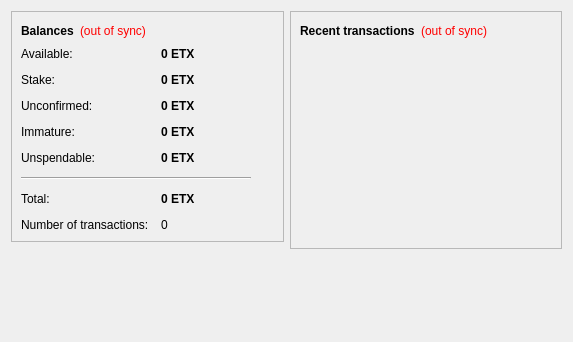
<?xml version="1.0" encoding="UTF-8"?>
<ui version="4.0">
 <class>OverviewPage</class>
 <widget class="QWidget" name="OverviewPage">
  <property name="geometry">
   <rect>
    <x>0</x>
    <y>0</y>
    <width>573</width>
    <height>342</height>
   </rect>
  </property>
  <property name="windowTitle">
   <string>Form</string>
  </property>
  <layout class="QHBoxLayout" name="horizontalLayout" stretch="1,1">
   <item>
    <layout class="QVBoxLayout" name="verticalLayout_2">
     <item>
      <widget class="QFrame" name="frame">
       <property name="frameShape">
        <enum>QFrame::StyledPanel</enum>
       </property>
       <property name="frameShadow">
        <enum>QFrame::Raised</enum>
       </property>
       <layout class="QVBoxLayout" name="verticalLayout_4">
        <item>
         <layout class="QHBoxLayout" name="horizontalLayout_4">
          <item>
           <widget class="QLabel" name="label_5">
            <property name="font">
             <font>
              <weight>75</weight>
              <bold>true</bold>
             </font>
            </property>
            <property name="text">
             <string>Balances</string>
            </property>
           </widget>
          </item>
          <item>
           <widget class="QLabel" name="labelWalletStatus">
            <property name="toolTip">
             <string>The displayed information may be out of date. Your wallet automatically synchronizes with the ETXCOIN network after a connection is established, but this process has not completed yet.</string>
            </property>
            <property name="styleSheet">
             <string notr="true">QLabel { color: red; }</string>
            </property>
            <property name="text">
             <string notr="true">(out of sync)</string>
            </property>
            <property name="alignment">
             <set>Qt::AlignLeading|Qt::AlignLeft|Qt::AlignVCenter</set>
            </property>
           </widget>
          </item>
          <item>
           <spacer name="horizontalSpacer_2">
            <property name="orientation">
             <enum>Qt::Horizontal</enum>
            </property>
            <property name="sizeHint" stdset="0">
             <size>
              <width>40</width>
              <height>20</height>
             </size>
            </property>
           </spacer>
          </item>
         </layout>
        </item>
        <item>
         <layout class="QFormLayout" name="formLayout_2">
          <property name="fieldGrowthPolicy">
           <enum>QFormLayout::AllNonFixedFieldsGrow</enum>
          </property>
          <property name="horizontalSpacing">
           <number>12</number>
          </property>
          <property name="verticalSpacing">
           <number>12</number>
          </property>
          <item row="0" column="0">
           <widget class="QLabel" name="labelAvailableText">
            <property name="toolTip">
             <string>Your current available balance</string>
            </property>
            <property name="text">
             <string>Available:</string>
            </property>
           </widget>
          </item>
          <item row="0" column="1">
           <widget class="QLabel" name="labelAvailable">
            <property name="font">
             <font>
              <weight>75</weight>
              <bold>true</bold>
             </font>
            </property>
            <property name="cursor">
             <cursorShape>IBeamCursor</cursorShape>
            </property>
            <property name="toolTip">
             <string>Your current available balance</string>
            </property>
            <property name="text">
             <string notr="true">0 ETX</string>
            </property>
            <property name="alignment">
             <set>Qt::AlignLeading|Qt::AlignLeft|Qt::AlignVCenter</set>
            </property>
            <property name="textInteractionFlags">
             <set>Qt::LinksAccessibleByMouse|Qt::TextSelectableByKeyboard|Qt::TextSelectableByMouse</set>
            </property>
           </widget>
          </item>
          <item row="1" column="0">
           <widget class="QLabel" name="label_6">
            <property name="toolTip">
             <string>Total of coins that was staked, and do not yet count toward the current balance</string>
            </property>
            <property name="text">
             <string>Stake:</string>
            </property>
           </widget>
          </item>
          <item row="1" column="1">
           <widget class="QLabel" name="labelStake">
            <property name="font">
             <font>
              <weight>75</weight>
              <bold>true</bold>
             </font>
            </property>
            <property name="cursor">
             <cursorShape>IBeamCursor</cursorShape>
            </property>
            <property name="toolTip">
             <string>Total of coins that was staked, and do not yet count toward the current balance</string>
            </property>
            <property name="text">
             <string notr="true">0 ETX</string>
            </property>
            <property name="alignment">
             <set>Qt::AlignLeading|Qt::AlignLeft|Qt::AlignVCenter</set>
            </property>
            <property name="textInteractionFlags">
             <set>Qt::LinksAccessibleByMouse|Qt::TextSelectableByKeyboard|Qt::TextSelectableByMouse</set>
            </property>
           </widget>
          </item>
          <item row="2" column="0">
           <widget class="QLabel" name="label_3">
            <property name="toolTip">
             <string>Total of transactions that have yet to be confirmed, and do not yet count toward the current balance</string>
            </property>
            <property name="text">
             <string>Unconfirmed:</string>
            </property>
           </widget>
          </item>
          <item row="2" column="1">
           <widget class="QLabel" name="labelUnconfirmed">
            <property name="font">
             <font>
              <weight>75</weight>
              <bold>true</bold>
             </font>
            </property>
            <property name="cursor">
             <cursorShape>IBeamCursor</cursorShape>
            </property>
            <property name="toolTip">
             <string>Total of transactions that have yet to be confirmed, and do not yet count toward the current balance</string>
            </property>
            <property name="text">
             <string notr="true">0 ETX</string>
            </property>
            <property name="alignment">
             <set>Qt::AlignLeading|Qt::AlignLeft|Qt::AlignVCenter</set>
            </property>
            <property name="textInteractionFlags">
             <set>Qt::LinksAccessibleByMouse|Qt::TextSelectableByKeyboard|Qt::TextSelectableByMouse</set>
            </property>
           </widget>
          </item>
          <item row="3" column="0">
           <widget class="QLabel" name="labelImmatureText">
            <property name="toolTip">
             <string>Mined balance that has not yet matured</string>
            </property>
            <property name="text">
             <string>Immature:</string>
            </property>
           </widget>
          </item>
          <item row="3" column="1">
           <widget class="QLabel" name="labelImmature">
            <property name="font">
             <font>
              <weight>75</weight>
              <bold>true</bold>
             </font>
            </property>
            <property name="toolTip">
             <string>Mined balance that has not yet matured</string>
            </property>
            <property name="text">
             <string notr="true">0 ETX</string>
            </property>
            <property name="alignment">
             <set>Qt::AlignLeading|Qt::AlignLeft|Qt::AlignVCenter</set>
            </property>
            <property name="textInteractionFlags">
             <set>Qt::LinksAccessibleByMouse|Qt::TextSelectableByKeyboard|Qt::TextSelectableByMouse</set>
            </property>
           </widget>
          </item>
          <item row="4" column="0">
           <widget class="QLabel" name="labelBalanceWatchOnlyText">
            <property name="toolTip">
             <string>Your unspendable balance</string>
            </property>
            <property name="text">
             <string>Unspendable:</string>
            </property>
           </widget>
          </item>
          <item row="4" column="1">
           <widget class="QLabel" name="labelBalanceWatchOnly">
            <property name="font">
             <font>
              <weight>75</weight>
              <bold>true</bold>
             </font>
            </property>
            <property name="cursor">
             <cursorShape>IBeamCursor</cursorShape>
            </property>
            <property name="toolTip">
             <string>Your unspendable balance</string>
            </property>
            <property name="text">
             <string notr="true">0 ETX</string>
            </property>
            <property name="alignment">
             <set>Qt::AlignLeading|Qt::AlignLeft|Qt::AlignVCenter</set>
            </property>
            <property name="textInteractionFlags">
             <set>Qt::LinksAccessibleByMouse|Qt::TextSelectableByKeyboard|Qt::TextSelectableByMouse</set>
            </property>
           </widget>
          </item>
          <item row="5" column="0" colspan="2">
           <widget class="Line" name="line">
            <property name="maximumSize">
             <size>
              <width>230</width>
              <height>16777215</height>
             </size>
            </property>
            <property name="orientation">
             <enum>Qt::Horizontal</enum>
            </property>
           </widget>
          </item>
          <item row="6" column="0">
           <widget class="QLabel" name="labelTotalText">
            <property name="toolTip">
             <string>Your current total balance</string>
            </property>
            <property name="text">
             <string>Total:</string>
            </property>
           </widget>
          </item>
          <item row="6" column="1">
           <widget class="QLabel" name="labelTotal">
            <property name="font">
             <font>
              <weight>75</weight>
              <bold>true</bold>
             </font>
            </property>
            <property name="toolTip">
             <string>Your current total balance</string>
            </property>
            <property name="text">
             <string notr="true">0 ETX</string>
            </property>
            <property name="alignment">
             <set>Qt::AlignLeading|Qt::AlignLeft|Qt::AlignVCenter</set>
            </property>
            <property name="textInteractionFlags">
             <set>Qt::LinksAccessibleByMouse|Qt::TextSelectableByKeyboard|Qt::TextSelectableByMouse</set>
            </property>
           </widget>
          </item>
          <item row="7" column="0">
           <widget class="QLabel" name="label_2">
            <property name="toolTip">
             <string>Total number of transactions in wallet</string>
            </property>
            <property name="text">
             <string>Number of transactions:</string>
            </property>
           </widget>
          </item>
          <item row="7" column="1">
           <widget class="QLabel" name="labelNumTransactions">
            <property name="toolTip">
             <string>Total number of transactions in wallet</string>
            </property>
            <property name="text">
             <string notr="true">0</string>
            </property>
           </widget>
          </item>
         </layout>
        </item>
       </layout>
      </widget>
     </item>
     <item>
      <spacer name="verticalSpacer">
       <property name="orientation">
        <enum>Qt::Vertical</enum>
       </property>
       <property name="sizeHint" stdset="0">
        <size>
         <width>20</width>
         <height>40</height>
        </size>
       </property>
      </spacer>
     </item>
    </layout>
   </item>
   <item>
    <layout class="QVBoxLayout" name="verticalLayout_3">
     <item>
      <widget class="QFrame" name="frame_2">
       <property name="frameShape">
        <enum>QFrame::StyledPanel</enum>
       </property>
       <property name="frameShadow">
        <enum>QFrame::Raised</enum>
       </property>
       <layout class="QVBoxLayout" name="verticalLayout">
        <item>
         <layout class="QHBoxLayout" name="horizontalLayout_2">
          <item>
           <widget class="QLabel" name="label_4">
            <property name="text">
             <string>&lt;b&gt;Recent transactions&lt;/b&gt;</string>
            </property>
           </widget>
          </item>
          <item>
           <widget class="QLabel" name="labelTransactionsStatus">
            <property name="toolTip">
             <string>The displayed information may be out of date. Your wallet automatically synchronizes with the ETXCOIN network after a connection is established, but this process has not completed yet.</string>
            </property>
            <property name="styleSheet">
             <string notr="true">QLabel { color: red; }</string>
            </property>
            <property name="text">
             <string notr="true">(out of sync)</string>
            </property>
            <property name="alignment">
             <set>Qt::AlignRight|Qt::AlignTrailing|Qt::AlignVCenter</set>
            </property>
           </widget>
          </item>
          <item>
           <spacer name="horizontalSpacer">
            <property name="orientation">
             <enum>Qt::Horizontal</enum>
            </property>
            <property name="sizeHint" stdset="0">
             <size>
              <width>40</width>
              <height>20</height>
             </size>
            </property>
           </spacer>
          </item>
         </layout>
        </item>
        <item>
         <widget class="QListView" name="listTransactions">
          <property name="styleSheet">
           <string notr="true">QListView { background: transparent; }</string>
          </property>
          <property name="frameShape">
           <enum>QFrame::NoFrame</enum>
          </property>
          <property name="verticalScrollBarPolicy">
           <enum>Qt::ScrollBarAlwaysOff</enum>
          </property>
          <property name="horizontalScrollBarPolicy">
           <enum>Qt::ScrollBarAlwaysOff</enum>
          </property>
          <property name="selectionMode">
           <enum>QAbstractItemView::NoSelection</enum>
          </property>
         </widget>
        </item>
       </layout>
      </widget>
     </item>
     <item>
      <spacer name="verticalSpacer_2">
       <property name="orientation">
        <enum>Qt::Vertical</enum>
       </property>
       <property name="sizeHint" stdset="0">
        <size>
         <width>20</width>
         <height>40</height>
        </size>
       </property>
      </spacer>
     </item>
    </layout>
   </item>
  </layout>
 </widget>
 <resources/>
 <connections/>
</ui>
